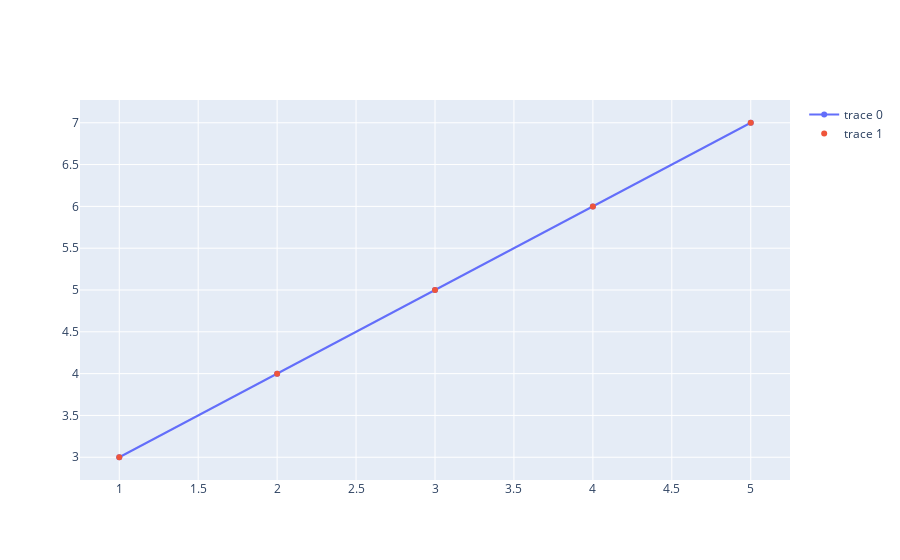

Notebook cell for this chart:
### Markdown cell above
### (b) Adding Marker only

### Code cell
fig.add_trace(go.Scatter(x = [1,2,3,4,5],y=[3,4,5,6,7],mode="markers")) # WE CAN ALSo USE mode = lines

### Figure 1 — Plotly figure (JSON) as saved in the notebook; plotly's stock layout.template omitted (floating-point values rounded to 4 significant figures)
{"data": [{"type": "scatter", "x": [1, 2, 3, 4, 5], "y": [3, 4, 5, 6, 7]}, {"mode": "markers", "type": "scatter", "x": [1, 2, 3, 4, 5], "y": [3, 4, 5, 6, 7]}], "layout": {}}
